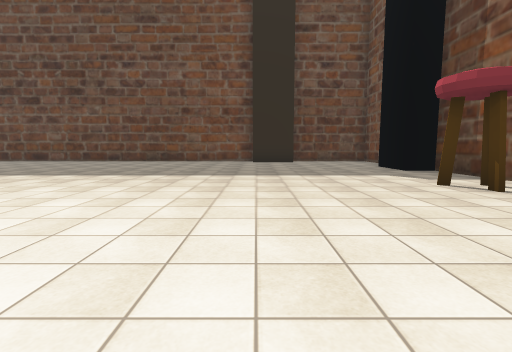
view 1 (above)

16 first-person views from a walk through a scene from a Unity 3-D project. The camera is 1.3 m above the floor, tilts 6° down and sees 85° across. The floor is counted in squares, 2 m on a side. Each view is taken from the middle of a square. On the plan, view 1 faces up. The plan holds only what a view shows up to about 9 squares ahead; the rest is blank. The place goes on beyond the plan. The player is left out. Some animated figures are left out. Some surface patterns are stand-ins.

view 2
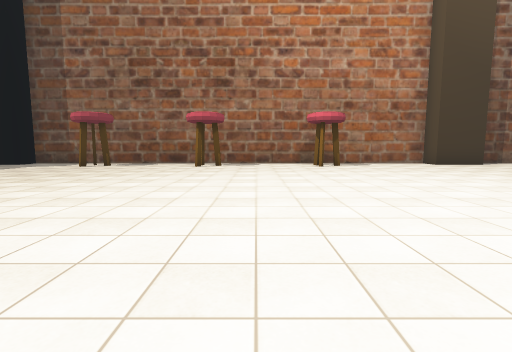

view 3
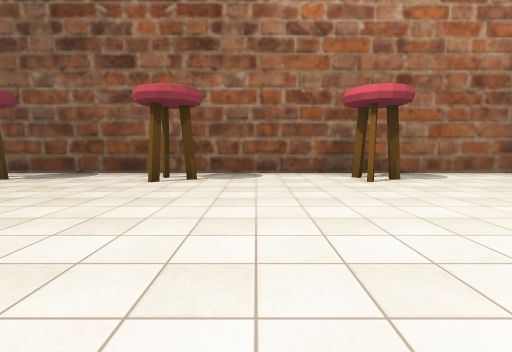

view 4
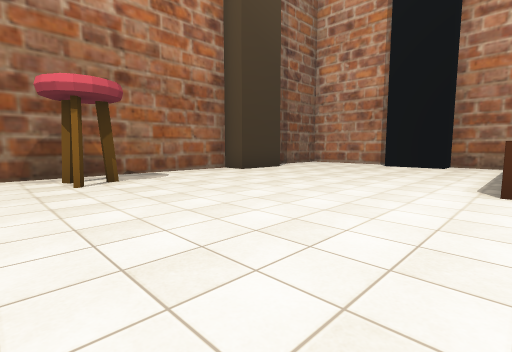

view 5
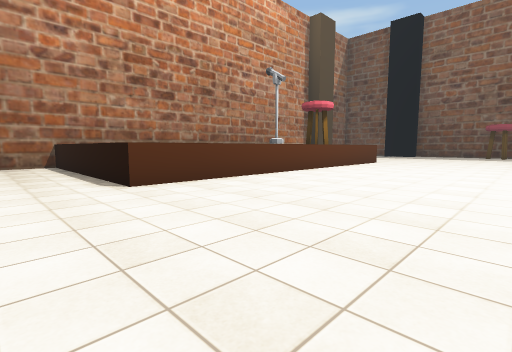

view 6
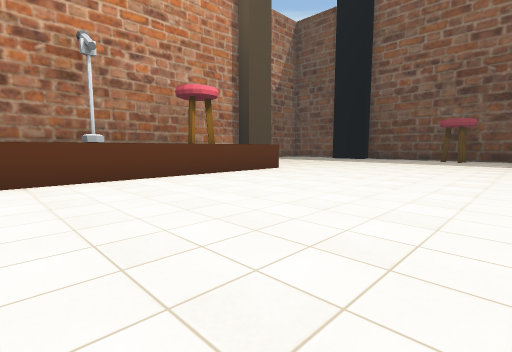

view 7
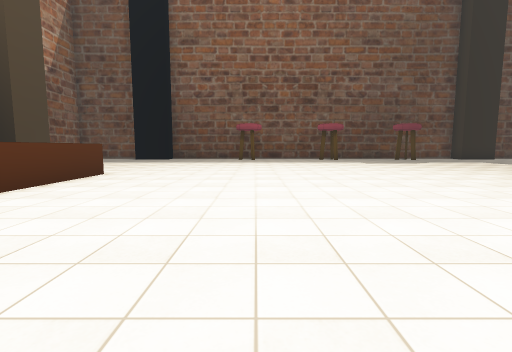

view 8
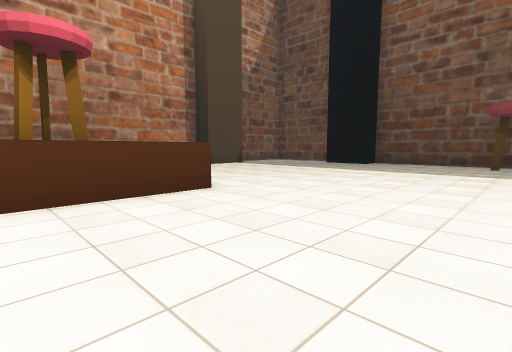

view 9
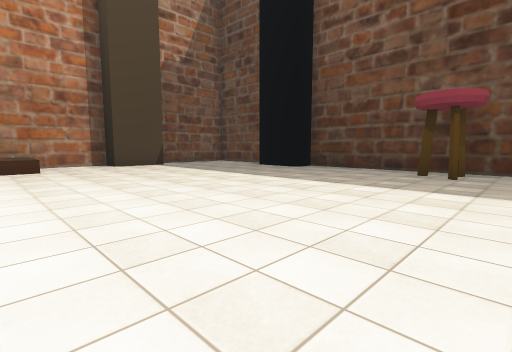

view 10
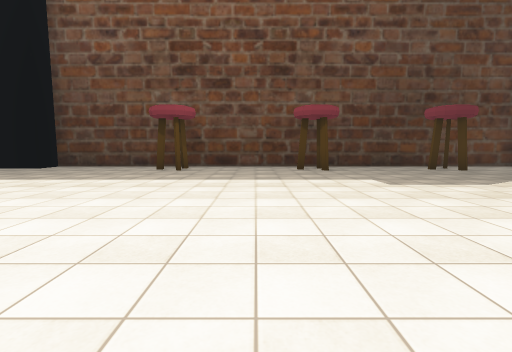

view 11
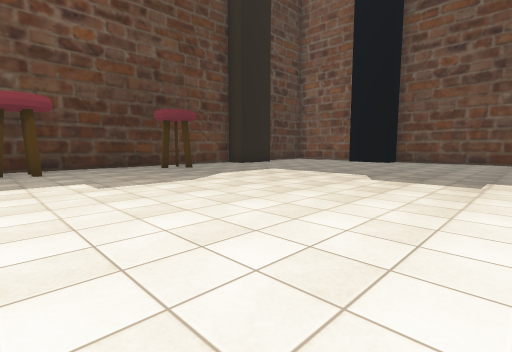

view 12
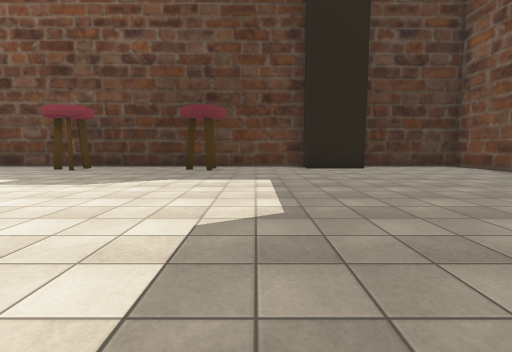

view 13
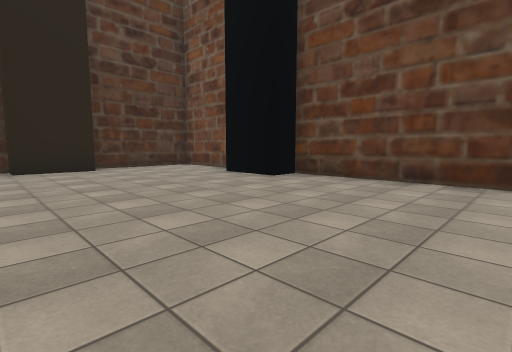

view 14
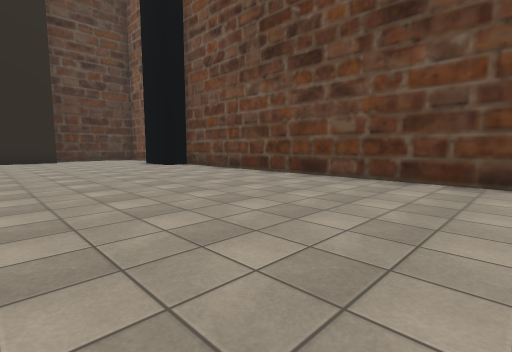

view 15
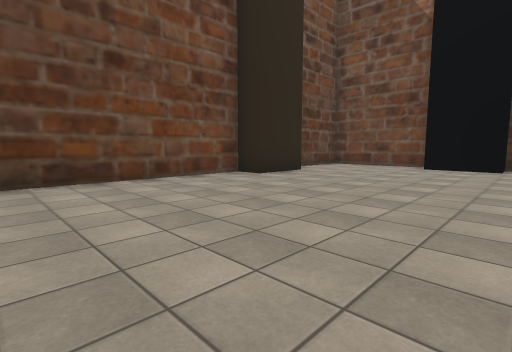

view 16
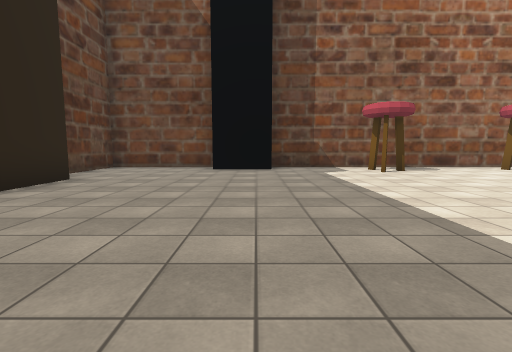

### Floor plan
Key: @ floor where view 1 was taken; # wall or solid block; x gap in a wall; . floor; ^ raised ledge; S stool; O other object.
Columns run from 20 left of view 1 to 5 right of it. Each row starts with its distance up from view 1.
 13 ### #################  ###
 12 ....#...............##...#
 11 .........................#
 10 .........................#
  9 #.......................##
  8 #.......................##
  7 .........................#
  6 ..........    ...........#
  5 ..........     ........SS#
  4 .S........      ........S#
  3 ..........       ........#
  2 ...........      ........#
  1 xS..........    .......SS#
  0 .............  .....@....#
 -1 .........................#
 -2 .........................#
 -3 xS.....................SS#
 -4 .S.......................#
 -5 .........................#
 -6 .........................#
 -7 .........^^^^^^^^^^......#
 -8 #........ S^ O    ^.....##
 -9 # ....... S       ^.....#
-10    ......         ^.....
-11     ...^^         ^....
-12      ..^          ^.##
-13       #^^^^       ^##

Positions as (right, up) in squares from view 1, and headings:
1: (0, 0), facing up
2: (-6, -1), facing right
3: (-2, -1), facing right
4: (-2, -2), facing down-right
5: (0, -2), facing down-left
6: (-5, -1), facing down-left
7: (-5, -3), facing left
8: (-9, -3), facing down-left
9: (-12, -2), facing down-left
10: (-11, -1), facing left
11: (-11, 0), facing up-left
12: (-11, 6), facing left
13: (-11, 7), facing up-left
14: (-6, 7), facing up-left
15: (-5, 7), facing up-right
16: (-4, 8), facing right
